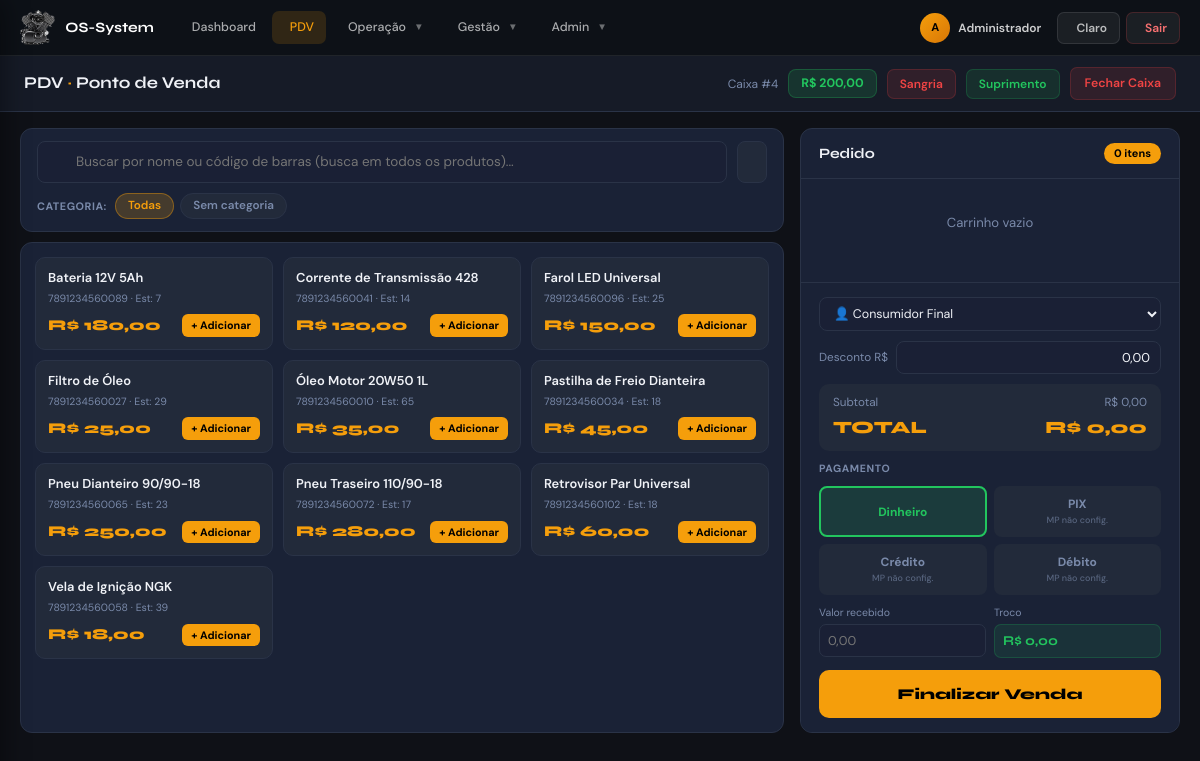
Before: /modules/pdv/pdv.php (signed in) with the older database file.
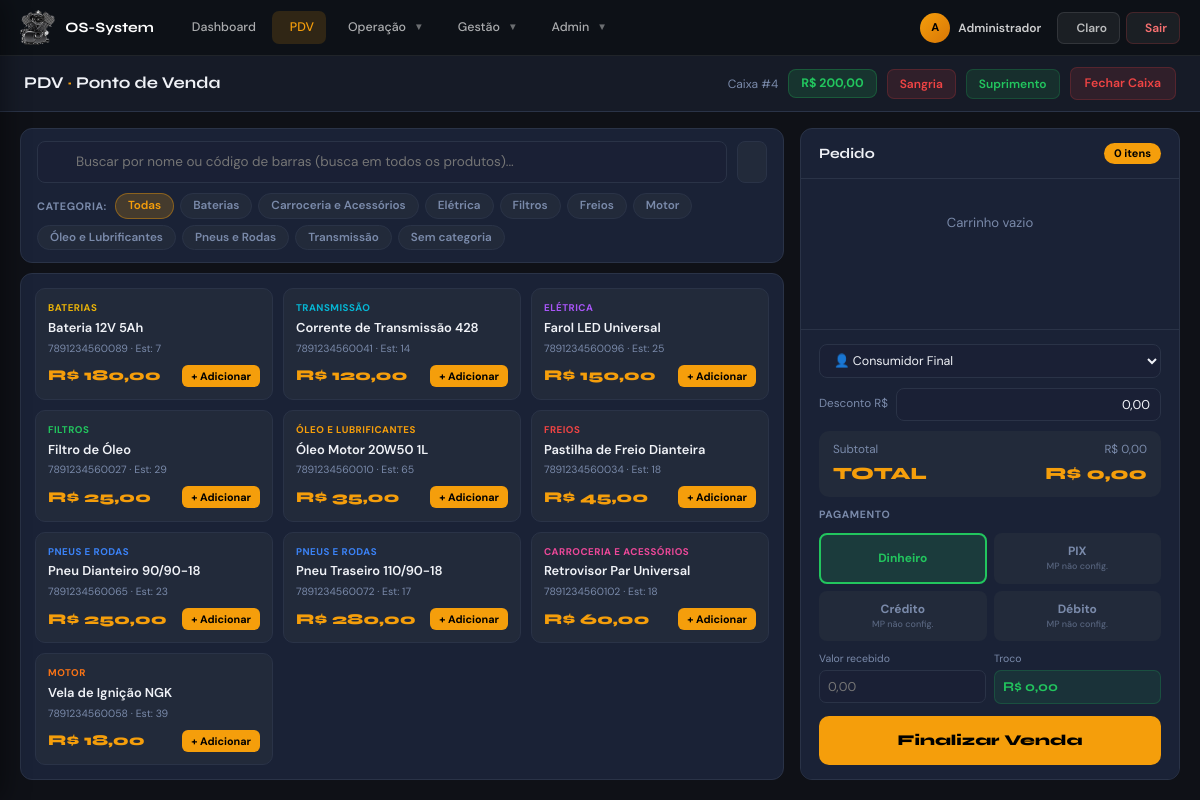
After: the same page with the newer database file.
### tables this page shows
CREATE TABLE IF NOT EXISTS `caixa` (
  `id`                 INT(11) NOT NULL AUTO_INCREMENT,
  `data_abertura`      TIMESTAMP DEFAULT CURRENT_TIMESTAMP,
  `data_fechamento`    TIMESTAMP NULL DEFAULT NULL,
  `saldo_inicial`      DECIMAL(10,2) NOT NULL DEFAULT 0.00,
  `saldo_final`        DECIMAL(10,2) DEFAULT NULL,
  `total_vendas`       DECIMAL(10,2) DEFAULT 0.00,
  `total_sangrias`     DECIMAL(10,2) DEFAULT 0.00,
  `total_suprimentos`  DECIMAL(10,2) DEFAULT 0.00,
  `status`             ENUM('aberto','fechado') DEFAULT 'aberto',
  `usuario_abertura`   INT(11) DEFAULT NULL,
  `usuario_fechamento` INT(11) DEFAULT NULL,
  `created_by`         INT(11) DEFAULT NULL,
  PRIMARY KEY (`id`)
);

CREATE TABLE IF NOT EXISTS `produtos` (
  `id`            INT(11) NOT NULL AUTO_INCREMENT,
  `codigo_barras` VARCHAR(50) DEFAULT NULL,
  `nome`          VARCHAR(100) NOT NULL,
  `descricao`     TEXT DEFAULT NULL,
  `preco_compra`  DECIMAL(10,2) DEFAULT NULL,
  `preco_venda`   DECIMAL(10,2) NOT NULL DEFAULT 0.00,
  `estoque_atual` DECIMAL(10,3) DEFAULT 0.000,
  `estoque_minimo` INT(11) DEFAULT 5,
  `unidade`       VARCHAR(5) DEFAULT 'UN',
  `categoria_id`  INT(11) DEFAULT NULL,
  `exibir_pdv`    TINYINT(1) NOT NULL DEFAULT 1,
  `ncm`           VARCHAR(10) DEFAULT NULL,
  `localizacao`   VARCHAR(50) DEFAULT NULL,
  `ativo`         TINYINT(1) NOT NULL DEFAULT 1,
  `created_at`    TIMESTAMP DEFAULT CURRENT_TIMESTAMP,
  PRIMARY KEY (`id`),
  KEY `idx_codigo_barras` (`codigo_barras`(50)),
  KEY `idx_nome_produto`  (`nome`(50)),
  KEY `idx_categoria`     (`categoria_id`),
  KEY `idx_pdv`           (`exibir_pdv`, `ativo`)
);

CREATE TABLE IF NOT EXISTS `categorias_produtos` (
  `id`        INT(11) NOT NULL AUTO_INCREMENT,
  `nome`      VARCHAR(100) NOT NULL,
  `descricao` VARCHAR(255) DEFAULT NULL,
  `cor`       VARCHAR(7)   DEFAULT '#f59e0b' COMMENT 'Hex color for UI badge',
  `ativo`     TINYINT(1)   NOT NULL DEFAULT 1,
  `created_at` TIMESTAMP   DEFAULT CURRENT_TIMESTAMP,
  PRIMARY KEY (`id`)
);

### modules/pdv/pdv.php (the view, shortened to what the rows shown need)
<?php
require_once '../../config/config.php';
$query = "SELECT * FROM caixa WHERE status = 'aberto' ORDER BY id DESC LIMIT 1";
$caixa_atual = $db->query($query)->fetch(PDO::FETCH_ASSOC);
try {
    $todos_produtos = $db->query(
        "SELECT p.id, p.nome, p.codigo_barras, p.preco_venda, p.estoque_atual,
                COALESCE(p.categoria_id, 0) as categoria_id,
                COALESCE(p.exibir_pdv, 1) as exibir_pdv,
                COALESCE(c.nome,'') as categoria_nome,
                COALESCE(c.cor,'#94a3b8') as categoria_cor
         FROM produtos p
         LEFT JOIN categorias_produtos c ON c.id = p.categoria_id
         WHERE p.ativo = 1
         ORDER BY p.nome"
    )->fetchAll(PDO::FETCH_ASSOC);
} catch (PDOException $e) {
    $todos_produtos = $db->query(
        "SELECT id, nome, codigo_barras, preco_venda, estoque_atual,
                0 as categoria_id, 1 as exibir_pdv,
                '' as categoria_nome, '#94a3b8' as categoria_cor
         FROM produtos
         ORDER BY nome"
    )->fetchAll(PDO::FETCH_ASSOC);
}
$produtos_pdv = array_filter($todos_produtos, fn($p) => (int)$p['exibir_pdv'] !== 0 && $p['estoque_atual'] > 0);
try {
    $categorias = $db->query(
        "SELECT DISTINCT c.id, c.nome, c.cor
         FROM categorias_produtos c
         INNER JOIN produtos p ON p.categoria_id = c.id
         WHERE c.ativo = 1
         ORDER BY c.nome"
    )->fetchAll(PDO::FETCH_ASSOC);
} catch (PDOException $e) {
    $categorias = [];
}
$saldo    = $caixa_atual ? ($caixa_atual['saldo_inicial'] + $caixa_atual['total_vendas']) : 0;
?>
<?php include '../../includes/sidebar.php'; ?>
<header class="os-topbar" style="padding:10px 24px">
  <div class="topbar-actions">
    <span style="font-size:.8rem;color:var(--text-muted)">Caixa #<?= $caixa_atual['id'] ?></span>
    <span style="background:rgba(34,197,94,.15);color:#22c55e;border:1px solid rgba(34,197,94,.25);border-radius:8px;padding:4px 12px;font-size:.82rem;font-weight:700">
      R$ <?= number_format($saldo,2,',','.') ?>
    </span>
    <button onclick="abrirMovCaixa('sangria')" style="background:rgba(239,68,68,.12);color:#ef4444;border:1px solid rgba(239,68,68,.2);border-radius:7px;padding:5px 12px;font-size:.8rem;font-weight:600;cursor:pointer">
      <i class="ph-bold ph-arrow-down"></i> Sangria
    </button>
    <button onclick="abrirMovCaixa('suprimento')" style="background:rgba(34,197,94,.12);color:#22c55e;border:1px solid rgba(34,197,94,.2);border-radius:7px;padding:5px 12px;font-size:.8rem;font-weight:600;cursor:pointer">
      <i class="ph-bold ph-arrow-up"></i> Suprimento
    </button>
    <a href="fechar_caixa.php" style="background:rgba(239,68,68,.12);color:#ef4444;border:1px solid rgba(239,68,68,.2);border-radius:7px;padding:6px 14px;font-size:.82rem;font-weight:600;text-decoration:none">
      <i class="ph-bold ph-lock"></i> Fechar Caixa
    </a>
  </div>
</header>
<main class="os-content" style="padding:16px 20px;height:calc(100vh - 112px);overflow:hidden">
<div style="display:grid;grid-template-columns:1fr 380px;gap:16px;height:100%">
  <div style="display:flex;flex-direction:column;gap:10px;overflow:hidden;min-height:0">
    <div style="background:var(--bg-card);border:1px solid var(--border);border-radius:12px;padding:12px 16px;flex-shrink:0">
      <div style="display:flex;gap:6px;flex-wrap:wrap;align-items:center">
        <span style="font-size:.72rem;font-weight:700;color:var(--text-muted);text-transform:uppercase;letter-spacing:.05em;margin-right:2px">Categoria:</span>
        <button class="btn-cat active" data-cat="0"
                style="background:rgba(245,158,11,.2);color:var(--accent);border:1px solid rgba(245,158,11,.4);border-radius:20px;padding:3px 12px;font-size:.78rem;font-weight:600;cursor:pointer;transition:all .15s"
                onclick="filtrarCategoria(0, this)">
          Todas
        </button>
        <?php foreach ($categorias as $cat): ?>
        <button class="btn-cat" data-cat="<?= $cat['id'] ?>"
                style="background:var(--bg-card2);color:var(--text-muted);border:1px solid var(--border);border-radius:20px;padding:3px 12px;font-size:.78rem;font-weight:600;cursor:pointer;transition:all .15s"
                onclick="filtrarCategoria(<?= $cat['id'] ?>, this)">
          <?= htmlspecialchars($cat['nome']) ?>
        </button>
        <?php endforeach; ?>
        <button class="btn-cat" data-cat="-1"
                style="background:var(--bg-card2);color:var(--text-muted);border:1px solid var(--border);border-radius:20px;padding:3px 12px;font-size:.78rem;font-weight:600;cursor:pointer;transition:all .15s"
                onclick="filtrarCategoria(-1, this)">
          Sem categoria
        </button>
      </div>
    </div>
    <div style="flex:1;overflow-y:auto;background:var(--bg-card);border:1px solid var(--border);border-radius:12px;padding:14px;min-height:0" id="gridWrapper">
      <div id="listaProdutos" style="display:grid;grid-template-columns:repeat(auto-fill,minmax(190px,1fr));gap:10px">
        <?php foreach ($produtos_pdv as $p): ?>
        <div class="produto-card-pdv"
             data-id="<?= $p['id'] ?>"
             data-nome="<?= strtolower(htmlspecialchars($p['nome'])) ?>"
             data-cod="<?= htmlspecialchars($p['codigo_barras'] ?? '') ?>"
             data-cat="<?= (int)$p['categoria_id'] ?>"
             data-preco="<?= (float)$p['preco_venda'] ?>"
             data-estoque="<?= (float)$p['estoque_atual'] ?>"
             style="background:var(--bg-card2);border:1px solid var(--border);border-radius:10px;padding:12px;cursor:pointer;transition:all .18s;user-select:none"
             onclick="adicionarAoCarrinho(<?= $p['id'] ?>, '<?= addslashes(htmlspecialchars($p['nome'], ENT_QUOTES)) ?>', <?= (float)$p['preco_venda'] ?>)"
             onmouseenter="this.style.borderColor='var(--accent)';this.style.transform='translateY(-2px)';this.style.boxShadow='0 4px 16px rgba(245,158,11,.15)'"
             onmouseleave="this.style.borderColor='var(--border)';this.style.transform='';this.style.boxShadow=''">
          <?php if ($p['categoria_nome']): ?>
          <div style="font-size:.65rem;font-weight:700;color:<?= htmlspecialchars($p['categoria_cor']) ?>;text-transform:uppercase;letter-spacing:.05em;margin-bottom:4px">
            <?= htmlspecialchars($p['categoria_nome']) ?>
          </div>
          <?php endif; ?>
          <div style="font-weight:600;font-size:.86rem;color:var(--text);margin-bottom:4px;line-height:1.3;overflow:hidden;display:-webkit-box;-webkit-line-clamp:2;-webkit-box-orient:vertical"><?= htmlspecialchars($p['nome']) ?></div>
          <div style="font-size:.7rem;color:var(--text-muted);margin-bottom:8px">
            <?= $p['codigo_barras'] ? htmlspecialchars($p['codigo_barras']) : '—' ?> ·
            <span class="prod-estoque-info" data-id="<?= $p['id'] ?>">Est: <?= number_format($p['estoque_atual'],0) ?></span>
          </div>
          <div style="display:flex;align-items:center;justify-content:space-between">
            <span style="font-family:'Syne',sans-serif;font-size:1rem;font-weight:800;color:var(--accent)">
              R$ <?= number_format($p['preco_venda'],2,',','.') ?>
            </span>
            <span style="background:var(--accent);color:#000;border-radius:6px;padding:3px 9px;font-size:.72rem;font-weight:700;pointer-events:none">
              + Adicionar
            </span>
          </div>
        </div>
        <?php endforeach; ?>
      </div>
    </div>
  </div>
</div>
</main>
<?php include '../../includes/footer.php'; ?>

Changed rows visible on the page:
added categorias_produtos: nome "Baterias"
added categorias_produtos: nome "Carroceria e Acessórios"
added categorias_produtos: nome "Elétrica"
added categorias_produtos: nome "Filtros"
added categorias_produtos: nome "Freios"
added categorias_produtos: nome "Motor"
added categorias_produtos: nome "Óleo e Lubrificantes"
added categorias_produtos: nome "Pneus e Rodas"
added categorias_produtos: nome "Transmissão"
shown differently, row unchanged: produtos "Bateria 12V 5Ah": categoria_nome (not shown) → "BATERIAS"
shown differently, row unchanged: produtos "Corrente de Transmissão 428": categoria_nome (not shown) → "TRANSMISSÃO"
shown differently, row unchanged: produtos "Farol LED Universal": categoria_nome (not shown) → "ELÉTRICA"
shown differently, row unchanged: produtos "Filtro de Óleo": categoria_nome (not shown) → "FILTROS"
shown differently, row unchanged: produtos "Óleo Motor 20W50 1L": categoria_nome (not shown) → "ÓLEO E LUBRIFICANTES"
shown differently, row unchanged: produtos "Pastilha de Freio Dianteira": categoria_nome (not shown) → "FREIOS"
shown differently, row unchanged: produtos "Pneu Dianteiro 90/90-18": categoria_nome (not shown) → "PNEUS E RODAS"
shown differently, row unchanged: produtos "Pneu Traseiro 110/90-18": categoria_nome (not shown) → "PNEUS E RODAS"
shown differently, row unchanged: produtos "Retrovisor Par Universal": categoria_nome (not shown) → "CARROCERIA E ACESSÓRIOS"
shown differently, row unchanged: produtos "Vela de Ignição NGK": categoria_nome (not shown) → "MOTOR"
